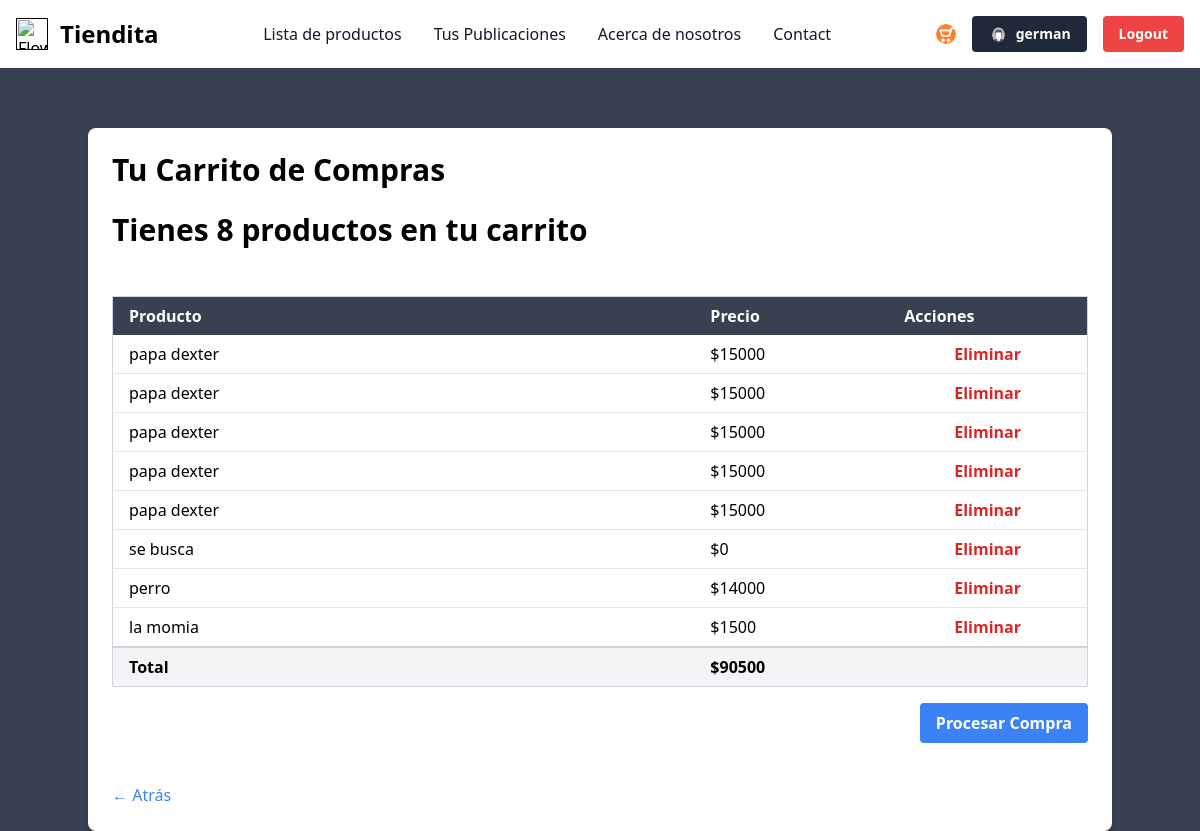
/tienda/carro-compra/1 (signed in), run on an earlier commit of the app's database.
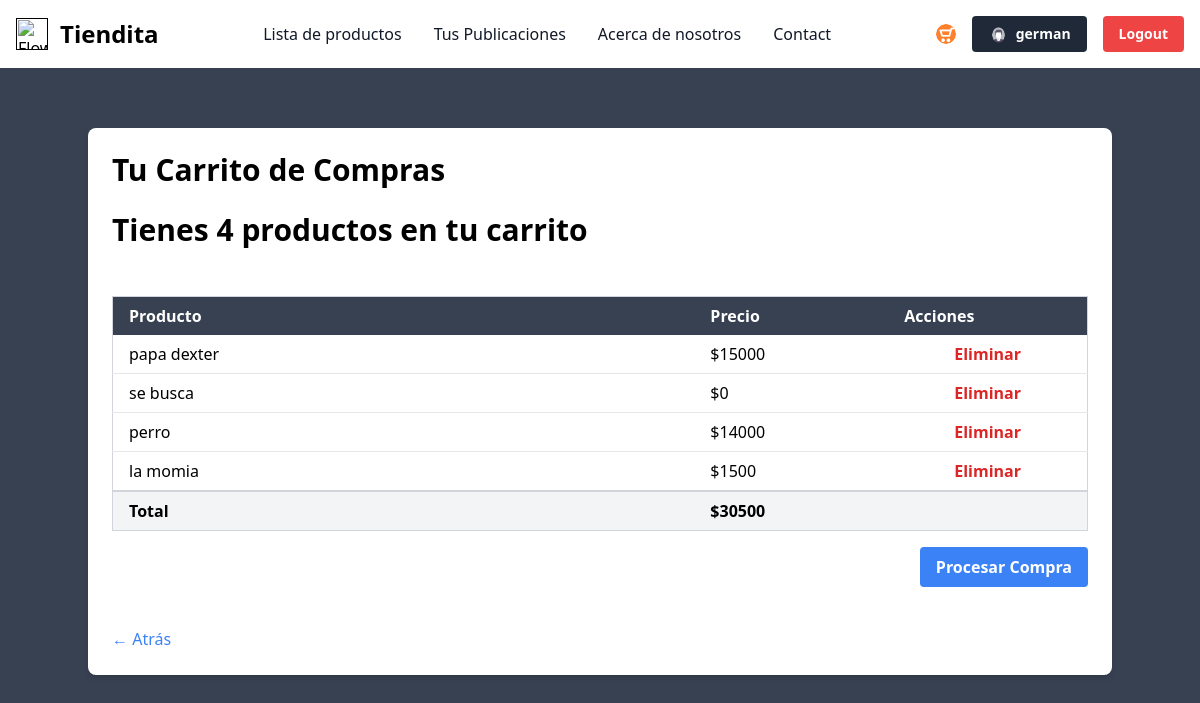
And on a later commit of the database.
### tienda/models.py (models this page shows, shortened)
class Compra(models.Model):
    nombreCompra = models.CharField(max_length=100, null=False)
    precioCompra = models.IntegerField(default=0, null=False)
    usuarioID = models.ForeignKey(User, on_delete=models.CASCADE)
    postID = models.ForeignKey(Post, on_delete=models.CASCADE)

### tienda/views.py (the view)
# urls.py: path("carro-compra/<int:user_id>", VerCarro.as_view(), name="carro"),
class VerCarro(View):
    def get(self, request, user_id, *args, **kwargs):
        compras = Compra.objects.filter(usuarioID__id=user_id)
        total_precio = sum(compra.precioCompra for compra in compras)
        total_compra = compras.count()
        context = {
            "compras": compras,
            "total_precio": total_precio,
            "total_compra": total_compra,
        }
        return render(request, "compras/carro_compra.html", context)

### templates/compras/carro_compra.html (shortened to what this page needs)
{% extends "base.html" %}
{% load static %}
{% block content %}
<div class="container mx-auto mt-32 p-6 bg-white shadow-md rounded-lg">
    <h2 class="text-3xl font-bold mb-6">Tu Carrito de Compras</h2>
    {% if not compras %}
        <p class="text-center text-gray-600 mt-8">No tienes nada en el carro</p>
    {% else %}
    {% if total_compra == 1 %}
        <h2 class="text-3xl font-bold mb-6">Tienes {{total_compra}} producto en tu carrito</h2>
    {% else %}
        <h2 class="text-3xl font-bold mb-6">Tienes {{total_compra}} productos en tu carrito</h2>
    {% endif %}
    <br>
    <div class="overflow-x-auto">
        <table class="min-w-full bg-white border border-gray-300">
            <thead class="bg-gray-700 text-white">
                <tr>
                    <th class="py-2 px-4 text-left" style="width: 300px;">Producto</th>
                    <th class="py-2 px-4 text-left" style="width: 100px;">Precio</th>
                    <th class="py-2 px-4 text-left" style="width: 100px;">Acciones</th>
                </tr>
            </thead>
            <tbody>
                {% for compra in compras %}
                <tr class="border-b border-gray-200">
                    <td class="py-2 px-4" style="width: 300px;">{{ compra.nombreCompra }}</td>
                    <td class="py-2 px-4" style="width: 100px;">${{ compra.precioCompra }}</td>
                    <td class="py-2 px-4" style="width: 100px;">
                        <div class="flex justify-center">
                            <a href="{% url 'tienda:delete_carro' compra.id %}" class="text-red-600 hover:text-red-800 font-bold">Eliminar</a>
                        </div>
                    </td>
                </tr>
                {% endfor %}
                <tr class="border-t-2 border-gray-300 bg-gray-100">
                    <td class="py-2 px-4 font-bold" >Total</td>
                    <td class="py-2 px-4 font-bold">${{ total_precio }}</td>
                    <td></td>
                </tr>
            </tbody>
        </table>
    </div>
    <form action="{% url 'tienda:procesar_compra' %}" method="POST" class="flex justify-end mt-4">
        <button type="submit" class="bg-blue-500 hover:bg-blue-700 text-white font-bold py-2 px-4 rounded">
            Procesar Compra
        </button>
    </form>
{% endif %}
<br>
<a href="{% url "tienda:home" %}" class="text-blue-500 hover:text-blue-700">
    &larr; Atrás
</a>
</div>
{% endblock content %}

What changed in the data, as far as the page shows it:
removed Compra: nombreCompra "papa dexter", precioCompra "15000"
removed Compra: nombreCompra "papa dexter", precioCompra "15000"
removed Compra: nombreCompra "papa dexter", precioCompra "15000"
removed Compra: nombreCompra "papa dexter", precioCompra "15000"
Also different on the page:
{{ total_compra }}: "8" → "4"
{{ total_precio }}: "90500" → "30500"
